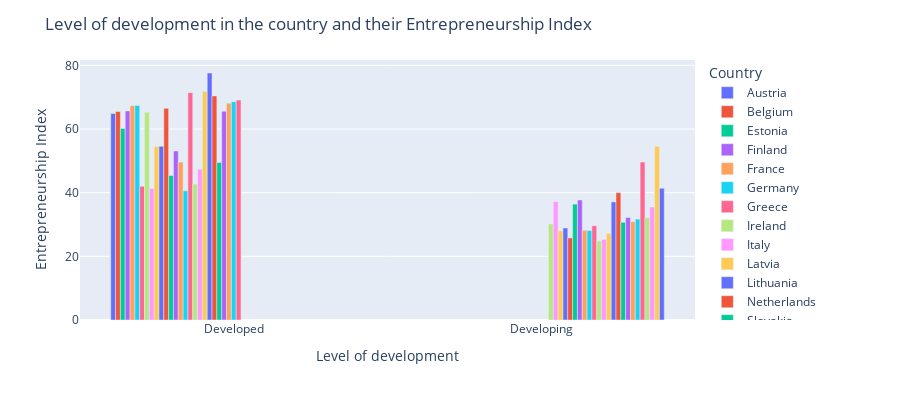

Write notebook code for a chart like this one.
### Code cell
fig = px.bar(women_power, x="Level of development", y="Entrepreneurship Index",
             color='Country', barmode='group',
             height=400)
fig.update_layout(
    title='Level of development in the country and their Entrepreneurship Index')
fig.show()

### Figure 1 — Plotly figure (JSON) as saved in the notebook; plotly's stock layout.template omitted (floating-point values rounded to 4 significant figures)
{"data": [{"alignmentgroup": "True", "hovertemplate": "Country=Austria<br>Level of development=%{x}<br>Entrepreneurship Index=%{y}<extra></extra>", "legendgroup": "Austria", "marker": {"color": "#636efa", "pattern": {"shape": ""}}, "name": "Austria", "offsetgroup": "Austria", "orientation": "v", "showlegend": true, "textposition": "auto", "type": "bar", "x": ["Developed"], "xaxis": "x", "y": [64.9], "yaxis": "y"}, {"alignmentgroup": "True", "hovertemplate": "Country=Belgium<br>Level of development=%{x}<br>Entrepreneurship Index=%{y}<extra></extra>", "legendgroup": "Belgium", "marker": {"color": "#EF553B", "pattern": {"shape": ""}}, "name": "Belgium", "offsetgroup": "Belgium", "orientation": "v", "showlegend": true, "textposition": "auto", "type": "bar", "x": ["Developed"], "xaxis": "x", "y": [65.5], "yaxis": "y"}, {"alignmentgroup": "True", "hovertemplate": "Country=Estonia<br>Level of development=%{x}<br>Entrepreneurship Index=%{y}<extra></extra>", "legendgroup": "Estonia", "marker": {"color": "#00cc96", "pattern": {"shape": ""}}, "name": "Estonia", "offsetgroup": "Estonia", "orientation": "v", "showlegend": true, "textposition": "auto", "type": "bar", "x": ["Developed"], "xaxis": "x", "y": [60.2], "yaxis": "y"}, {"alignmentgroup": "True", "hovertemplate": "Country=Finland<br>Level of development=%{x}<br>Entrepreneurship Index=%{y}<extra></extra>", "legendgroup": "Finland", "marker": {"color": "#ab63fa", "pattern": {"shape": ""}}, "name": "Finland", "offsetgroup": "Finland", "orientation": "v", "showlegend": true, "textposition": "auto", "type": "bar", "x": ["Developed"], "xaxis": "x", "y": [65.7], "yaxis": "y"}, {"alignmentgroup": "True", "hovertemplate": "Country=France<br>Level of development=%{x}<br>Entrepreneurship Index=%{y}<extra></extra>", "legendgroup": "France", "marker": {"color": "#FFA15A", "pattern": {"shape": ""}}, "name": "France", "offsetgroup": "France", "orientation": "v", "showlegend": true, "textposition": "auto", "type": "bar", "x": ["Developed"], "xaxis": "x", "y": [67.3], "yaxis": "y"}, {"alignmentgroup": "True", "hovertemplate": "Country=Germany<br>Level of development=%{x}<br>Entrepreneurship Index=%{y}<extra></extra>", "legendgroup": "Germany", "marker": {"color": "#19d3f3", "pattern": {"shape": ""}}, "name": "Germany", "offsetgroup": "Germany", "orientation": "v", "showlegend": true, "textposition": "auto", "type": "bar", "x": ["Developed"], "xaxis": "x", "y": [67.4], "yaxis": "y"}, {"alignmentgroup": "True", "hovertemplate": "Country=Greece<br>Level of development=%{x}<br>Entrepreneurship Index=%{y}<extra></extra>", "legendgroup": "Greece", "marker": {"color": "#FF6692", "pattern": {"shape": ""}}, "name": "Greece", "offsetgroup": "Greece", "orientation": "v", "showlegend": true, "textposition": "auto", "type": "bar", "x": ["Developed"], "xaxis": "x", "y": [42], "yaxis": "y"}, {"alignmentgroup": "True", "hovertemplate": "Country=Ireland<br>Level of development=%{x}<br>Entrepreneurship Index=%{y}<extra></extra>", "legendgroup": "Ireland", "marker": {"color": "#B6E880", "pattern": {"shape": ""}}, "name": "Ireland", "offsetgroup": "Ireland", "orientation": "v", "showlegend": true, "textposition": "auto", "type": "bar", "x": ["Developed"], "xaxis": "x", "y": [65.3], "yaxis": "y"}, {"alignmentgroup": "True", "hovertemplate": "Country=Italy<br>Level of development=%{x}<br>Entrepreneurship Index=%{y}<extra></extra>", "legendgroup": "Italy", "marker": {"color": "#FF97FF", "pattern": {"shape": ""}}, "name": "Italy", "offsetgroup": "Italy", "orientation": "v", "showlegend": true, "textposition": "auto", "type": "bar", "x": ["Developed"], "xaxis": "x", "y": [41.3], "yaxis": "y"}, {"alignmentgroup": "True", "hovertemplate": "Country=Latvia<br>Level of development=%{x}<br>Entrepreneurship Index=%{y}<extra></extra>", "legendgroup": "Latvia", "marker": {"color": "#FECB52", "pattern": {"shape": ""}}, "name": "Latvia", "offsetgroup": "Latvia", "orientation": "v", "showlegend": true, "textposition": "auto", "type": "bar", "x": ["Developed"], "xaxis": "x", "y": [54.5], "yaxis": "y"}, {"alignmentgroup": "True", "hovertemplate": "Country=Lithuania<br>Level of development=%{x}<br>Entrepreneurship Index=%{y}<extra></extra>", "legendgroup": "Lithuania", "marker": {"color": "#636efa", "pattern": {"shape": ""}}, "name": "Lithuania", "offsetgroup": "Lithuania", "orientation": "v", "showlegend": true, "textposition": "auto", "type": "bar", "x": ["Developed"], "xaxis": "x", "y": [54.6], "yaxis": "y"}, {"alignmentgroup": "True", "hovertemplate": "Country=Netherlands<br>Level of development=%{x}<br>Entrepreneurship Index=%{y}<extra></extra>", "legendgroup": "Netherlands", "marker": {"color": "#EF553B", "pattern": {"shape": ""}}, "name": "Netherlands", "offsetgroup": "Netherlands", "orientation": "v", "showlegend": true, "textposition": "auto", "type": "bar", "x": ["Developed"], "xaxis": "x", "y": [66.5], "yaxis": "y"}, {"alignmentgroup": "True", "hovertemplate": "Country=Slovakia<br>Level of development=%{x}<br>Entrepreneurship Index=%{y}<extra></extra>", "legendgroup": "Slovakia", "marker": {"color": "#00cc96", "pattern": {"shape": ""}}, "name": "Slovakia", "offsetgroup": "Slovakia", "orientation": "v", "showlegend": true, "textposition": "auto", "type": "bar", "x": ["Developed"], "xaxis": "x", "y": [45.4], "yaxis": "y"}, {"alignmentgroup": "True", "hovertemplate": "Country=Slovenia<br>Level of development=%{x}<br>Entrepreneurship Index=%{y}<extra></extra>", "legendgroup": "Slovenia", "marker": {"color": "#ab63fa", "pattern": {"shape": ""}}, "name": "Slovenia", "offsetgroup": "Slovenia", "orientation": "v", "showlegend": true, "textposition": "auto", "type": "bar", "x": ["Developed"], "xaxis": "x", "y": [53.1], "yaxis": "y"}, {"alignmentgroup": "True", "hovertemplate": "Country=Spain<br>Level of development=%{x}<br>Entrepreneurship Index=%{y}<extra></extra>", "legendgroup": "Spain", "marker": {"color": "#FFA15A", "pattern": {"shape": ""}}, "name": "Spain", "offsetgroup": "Spain", "orientation": "v", "showlegend": true, "textposition": "auto", "type": "bar", "x": ["Developed"], "xaxis": "x", "y": [49.6], "yaxis": "y"}, {"alignmentgroup": "True", "hovertemplate": "Country=Croatia<br>Level of development=%{x}<br>Entrepreneurship Index=%{y}<extra></extra>", "legendgroup": "Croatia", "marker": {"color": "#19d3f3", "pattern": {"shape": ""}}, "name": "Croatia", "offsetgroup": "Croatia", "orientation": "v", "showlegend": true, "textposition": "auto", "type": "bar", "x": ["Developed"], "xaxis": "x", "y": [40.6], "yaxis": "y"}, {"alignmentgroup": "True", "hovertemplate": "Country=Denmark<br>Level of development=%{x}<br>Entrepreneurship Index=%{y}<extra></extra>", "legendgroup": "Denmark", "marker": {"color": "#FF6692", "pattern": {"shape": ""}}, "name": "Denmark", "offsetgroup": "Denmark", "orientation": "v", "showlegend": true, "textposition": "auto", "type": "bar", "x": ["Developed"], "xaxis": "x", "y": [71.4], "yaxis": "y"}, {"alignmentgroup": "True", "hovertemplate": "Country=Hungary<br>Level of development=%{x}<br>Entrepreneurship Index=%{y}<extra></extra>", "legendgroup": "Hungary", "marker": {"color": "#B6E880", "pattern": {"shape": ""}}, "name": "Hungary", "offsetgroup": "Hungary", "orientation": "v", "showlegend": true, "textposition": "auto", "type": "bar", "x": ["Developed"], "xaxis": "x", "y": [42.7], "yaxis": "y"}, {"alignmentgroup": "True", "hovertemplate": "Country=Poland<br>Level of development=%{x}<br>Entrepreneurship Index=%{y}<extra></extra>", "legendgroup": "Poland", "marker": {"color": "#FF97FF", "pattern": {"shape": ""}}, "name": "Poland", "offsetgroup": "Poland", "orientation": "v", "showlegend": true, "textposition": "auto", "type": "bar", "x": ["Developed"], "xaxis": "x", "y": [47.4], "yaxis": "y"}, {"alignmentgroup": "True", "hovertemplate": "Country=Sweden<br>Level of development=%{x}<br>Entrepreneurship Index=%{y}<extra></extra>", "legendgroup": "Sweden", "marker": {"color": "#FECB52", "pattern": {"shape": ""}}, "name": "Sweden", "offsetgroup": "Sweden", "orientation": "v", "showlegend": true, "textposition": "auto", "type": "bar", "x": ["Developed"], "xaxis": "x", "y": [71.8], "yaxis": "y"}, {"alignmentgroup": "True", "hovertemplate": "Country=Australia<br>Level of development=%{x}<br>Entrepreneurship Index=%{y}<extra></extra>", "legendgroup": "Australia", "marker": {"color": "#636efa", "pattern": {"shape": ""}}, "name": "Australia", "offsetgroup": "Australia", "orientation": "v", "showlegend": true, "textposition": "auto", "type": "bar", "x": ["Developed"], "xaxis": "x", "y": [77.6], "yaxis": "y"}, {"alignmentgroup": "True", "hovertemplate": "Country=Iceland<br>Level of development=%{x}<br>Entrepreneurship Index=%{y}<extra></extra>", "legendgroup": "Iceland", "marker": {"color": "#EF553B", "pattern": {"shape": ""}}, "name": "Iceland", "offsetgroup": "Iceland", "orientation": "v", "showlegend": true, "textposition": "auto", "type": "bar", "x": ["Developed"], "xaxis": "x", "y": [70.4], "yaxis": "y"}, {"alignmentgroup": "True", "hovertemplate": "Country=Japan<br>Level of development=%{x}<br>Entrepreneurship Index=%{y}<extra></extra>", "legendgroup": "Japan", "marker": {"color": "#00cc96", "pattern": {"shape": ""}}, "name": "Japan", "offsetgroup": "Japan", "orientation": "v", "showlegend": true, "textposition": "auto", "type": "bar", "x": ["Developed"], "xaxis": "x", "y": [49.5], "yaxis": "y"}, {"alignmentgroup": "True", "hovertemplate": "Country=Norway<br>Level of development=%{x}<br>Entrepreneurship Index=%{y}<extra></extra>", "legendgroup": "Norway", "marker": {"color": "#ab63fa", "pattern": {"shape": ""}}, "name": "Norway", "offsetgroup": "Norway", "orientation": "v", "showlegend": true, "textposition": "auto", "type": "bar", "x": ["Developed"], "xaxis": "x", "y": [65.6], "yaxis": "y"}, {"alignmentgroup": "True", "hovertemplate": "Country=Singapore<br>Level of development=%{x}<br>Entrepreneurship Index=%{y}<extra></extra>", "legendgroup": "Singapore", "marker": {"color": "#FFA15A", "pattern": {"shape": ""}}, "name": "Singapore", "offsetgroup": "Singapore", "orientation": "v", "showlegend": true, "textposition": "auto", "type": "bar", "x": ["Developed"], "xaxis": "x", "y": [68.1], "yaxis": "y"}, {"alignmentgroup": "True", "hovertemplate": "Country=Switzerland<br>Level of development=%{x}<br>Entrepreneurship Index=%{y}<extra></extra>", "legendgroup": "Switzerland", "marker": {"color": "#19d3f3", "pattern": {"shape": ""}}, "name": "Switzerland", "offsetgroup": "Switzerland", "orientation": "v", "showlegend": true, "textposition": "auto", "type": "bar", "x": ["Developed"], "xaxis": "x", "y": [68.6], "yaxis": "y"}, {"alignmentgroup": "True", "hovertemplate": "Country=Taiwan<br>Level of development=%{x}<br>Entrepreneurship Index=%{y}<extra></extra>", "legendgroup": "Taiwan", "marker": {"color": "#FF6692", "pattern": {"shape": ""}}, "name": "Taiwan", "offsetgroup": "Taiwan", "orientation": "v", "showlegend": true, "textposition": "auto", "type": "bar", "x": ["Developed"], "xaxis": "x", "y": [69.1], "yaxis": "y"}, {"alignmentgroup": "True", "hovertemplate": "Country=Algeria<br>Level of development=%{x}<br>Entrepreneurship Index=%{y}<extra></extra>", "legendgroup": "Algeria", "marker": {"color": "#B6E880", "pattern": {"shape": ""}}, "name": "Algeria", "offsetgroup": "Algeria", "orientation": "v", "showlegend": true, "textposition": "auto", "type": "bar", "x": ["Developing"], "xaxis": "x", "y": [30.2], "yaxis": "y"}, {"alignmentgroup": "True", "hovertemplate": "Country=Argentina<br>Level of development=%{x}<br>Entrepreneurship Index=%{y}<extra></extra>", "legendgroup": "Argentina", "marker": {"color": "#FF97FF", "pattern": {"shape": ""}}, "name": "Argentina", "offsetgroup": "Argentina", "orientation": "v", "showlegend": true, "textposition": "auto", "type": "bar", "x": ["Developing"], "xaxis": "x", "y": [37.2], "yaxis": "y"}, {"alignmentgroup": "True", "hovertemplate": "Country=Bolivia<br>Level of development=%{x}<br>Entrepreneurship Index=%{y}<extra></extra>", "legendgroup": "Bolivia", "marker": {"color": "#FECB52", "pattern": {"shape": ""}}, "name": "Bolivia", "offsetgroup": "Bolivia", "orientation": "v", "showlegend": true, "textposition": "auto", "type": "bar", "x": ["Developing"], "xaxis": "x", "y": [28], "yaxis": "y"}, {"alignmentgroup": "True", "hovertemplate": "Country=Bosnia and Herzegovina<br>Level of development=%{x}<br>Entrepreneurship Index=%{y}<extra></extra>", "legendgroup": "Bosnia and Herzegovina", "marker": {"color": "#636efa", "pattern": {"shape": ""}}, "name": "Bosnia and Herzegovina", "offsetgroup": "Bosnia and Herzegovina", "orientation": "v", "showlegend": true, "textposition": "auto", "type": "bar", "x": ["Developing"], "xaxis": "x", "y": [28.9], "yaxis": "y"}, {"alignmentgroup": "True", "hovertemplate": "Country=Brazil<br>Level of development=%{x}<br>Entrepreneurship Index=%{y}<extra></extra>", "legendgroup": "Brazil", "marker": {"color": "#EF553B", "pattern": {"shape": ""}}, "name": "Brazil", "offsetgroup": "Brazil", "orientation": "v", "showlegend": true, "textposition": "auto", "type": "bar", "x": ["Developing"], "xaxis": "x", "y": [25.8], "yaxis": "y"}, {"alignmentgroup": "True", "hovertemplate": "Country=China<br>Level of development=%{x}<br>Entrepreneurship Index=%{y}<extra></extra>", "legendgroup": "China", "marker": {"color": "#00cc96", "pattern": {"shape": ""}}, "name": "China", "offsetgroup": "China", "orientation": "v", "showlegend": true, "textposition": "auto", "type": "bar", "x": ["Developing"], "xaxis": "x", "y": [36.4], "yaxis": "y"}, {"alignmentgroup": "True", "hovertemplate": "Country=Costa Rica<br>Level of development=%{x}<br>Entrepreneurship Index=%{y}<extra></extra>", "legendgroup": "Costa Rica", "marker": {"color": "#ab63fa", "pattern": {"shape": ""}}, "name": "Costa Rica", "offsetgroup": "Costa Rica", "orientation": "v", "showlegend": true, "textposition": "auto", "type": "bar", "x": ["Developing"], "xaxis": "x", "y": [37.7], "yaxis": "y"}, {"alignmentgroup": "True", "hovertemplate": "Country=Ecuador<br>Level of development=%{x}<br>Entrepreneurship Index=%{y}<extra></extra>", "legendgroup": "Ecuador", "marker": {"color": "#FFA15A", "pattern": {"shape": ""}}, "name": "Ecuador", "offsetgroup": "Ecuador", "orientation": "v", "showlegend": true, "textposition": "auto", "type": "bar", "x": ["Developing"], "xaxis": "x", "y": [28.2], "yaxis": "y"}, {"alignmentgroup": "True", "hovertemplate": "Country=Egypt<br>Level of development=%{x}<br>Entrepreneurship Index=%{y}<extra></extra>", "legendgroup": "Egypt", "marker": {"color": "#19d3f3", "pattern": {"shape": ""}}, "name": "Egypt", "offsetgroup": "Egypt", "orientation": "v", "showlegend": true, "textposition": "auto", "type": "bar", "x": ["Developing"], "xaxis": "x", "y": [28.1], "yaxis": "y"}, {"alignmentgroup": "True", "hovertemplate": "Country=El Salvador<br>Level of development=%{x}<br>Entrepreneurship Index=%{y}<extra></extra>", "legendgroup": "El Salvador", "marker": {"color": "#FF6692", "pattern": {"shape": ""}}, "name": "El Salvador", "offsetgroup": "El Salvador", "orientation": "v", "showlegend": true, "textposition": "auto", "type": "bar", "x": ["Developing"], "xaxis": "x", "y": [29.6], "yaxis": "y"}, {"alignmentgroup": "True", "hovertemplate": "Country=Ghana<br>Level of development=%{x}<br>Entrepreneurship Index=%{y}<extra></extra>", "legendgroup": "Ghana", "marker": {"color": "#B6E880", "pattern": {"shape": ""}}, "name": "Ghana", "offsetgroup": "Ghana", "orientation": "v", "showlegend": true, "textposition": "auto", "type": "bar", "x": ["Developing"], "xaxis": "x", "y": [24.8], "yaxis": "y"}, {"alignmentgroup": "True", "hovertemplate": "Country=India<br>Level of development=%{x}<br>Entrepreneurship Index=%{y}<extra></extra>", "legendgroup": "India", "marker": {"color": "#FF97FF", "pattern": {"shape": ""}}, "name": "India", "offsetgroup": "India", "orientation": "v", "showlegend": true, "textposition": "auto", "type": "bar", "x": ["Developing"], "xaxis": "x", "y": [25.3], "yaxis": "y"}, {"alignmentgroup": "True", "hovertemplate": "Country=Jamaica<br>Level of development=%{x}<br>Entrepreneurship Index=%{y}<extra></extra>", "legendgroup": "Jamaica", "marker": {"color": "#FECB52", "pattern": {"shape": ""}}, "name": "Jamaica", "offsetgroup": "Jamaica", "orientation": "v", "showlegend": true, "textposition": "auto", "type": "bar", "x": ["Developing"], "xaxis": "x", "y": [27.2], "yaxis": "y"}, {"alignmentgroup": "True", "hovertemplate": "Country=Macedonia<br>Level of development=%{x}<br>Entrepreneurship Index=%{y}<extra></extra>", "legendgroup": "Macedonia", "marker": {"color": "#636efa", "pattern": {"shape": ""}}, "name": "Macedonia", "offsetgroup": "Macedonia", "orientation": "v", "showlegend": true, "textposition": "auto", "type": "bar", "x": ["Developing"], "xaxis": "x", "y": [37.1], "yaxis": "y"}, {"alignmentgroup": "True", "hovertemplate": "Country=Malaysia<br>Level of development=%{x}<br>Entrepreneurship Index=%{y}<extra></extra>", "legendgroup": "Malaysia", "marker": {"color": "#EF553B", "pattern": {"shape": ""}}, "name": "Malaysia", "offsetgroup": "Malaysia", "orientation": "v", "showlegend": true, "textposition": "auto", "type": "bar", "x": ["Developing"], "xaxis": "x", "y": [40], "yaxis": "y"}, {"alignmentgroup": "True", "hovertemplate": "Country=Mexico<br>Level of development=%{x}<br>Entrepreneurship Index=%{y}<extra></extra>", "legendgroup": "Mexico", "marker": {"color": "#00cc96", "pattern": {"shape": ""}}, "name": "Mexico", "offsetgroup": "Mexico", "orientation": "v", "showlegend": true, "textposition": "auto", "type": "bar", "x": ["Developing"], "xaxis": "x", "y": [30.7], "yaxis": "y"}, {"alignmentgroup": "True", "hovertemplate": "Country=Panama<br>Level of development=%{x}<br>Entrepreneurship Index=%{y}<extra></extra>", "legendgroup": "Panama", "marker": {"color": "#ab63fa", "pattern": {"shape": ""}}, "name": "Panama", "offsetgroup": "Panama", "orientation": "v", "showlegend": true, "textposition": "auto", "type": "bar", "x": ["Developing"], "xaxis": "x", "y": [32.2], "yaxis": "y"}, {"alignmentgroup": "True", "hovertemplate": "Country=Peru<br>Level of development=%{x}<br>Entrepreneurship Index=%{y}<extra></extra>", "legendgroup": "Peru", "marker": {"color": "#FFA15A", "pattern": {"shape": ""}}, "name": "Peru", "offsetgroup": "Peru", "orientation": "v", "showlegend": true, "textposition": "auto", "type": "bar", "x": ["Developing"], "xaxis": "x", "y": [30.9], "yaxis": "y"}, {"alignmentgroup": "True", "hovertemplate": "Country=Russia<br>Level of development=%{x}<br>Entrepreneurship Index=%{y}<extra></extra>", "legendgroup": "Russia", "marker": {"color": "#19d3f3", "pattern": {"shape": ""}}, "name": "Russia", "offsetgroup": "Russia", "orientation": "v", "showlegend": true, "textposition": "auto", "type": "bar", "x": ["Developing"], "xaxis": "x", "y": [31.7], "yaxis": "y"}, {"alignmentgroup": "True", "hovertemplate": "Country=Saudi Arabia<br>Level of development=%{x}<br>Entrepreneurship Index=%{y}<extra></extra>", "legendgroup": "Saudi Arabia", "marker": {"color": "#FF6692", "pattern": {"shape": ""}}, "name": "Saudi Arabia", "offsetgroup": "Saudi Arabia", "orientation": "v", "showlegend": true, "textposition": "auto", "type": "bar", "x": ["Developing"], "xaxis": "x", "y": [49.6], "yaxis": "y"}, {"alignmentgroup": "True", "hovertemplate": "Country=Thailand<br>Level of development=%{x}<br>Entrepreneurship Index=%{y}<extra></extra>", "legendgroup": "Thailand", "marker": {"color": "#B6E880", "pattern": {"shape": ""}}, "name": "Thailand", "offsetgroup": "Thailand", "orientation": "v", "showlegend": true, "textposition": "auto", "type": "bar", "x": ["Developing"], "xaxis": "x", "y": [32.1], "yaxis": "y"}, {"alignmentgroup": "True", "hovertemplate": "Country=Tunisia<br>Level of development=%{x}<br>Entrepreneurship Index=%{y}<extra></extra>", "legendgroup": "Tunisia", "marker": {"color": "#FF97FF", "pattern": {"shape": ""}}, "name": "Tunisia", "offsetgroup": "Tunisia", "orientation": "v", "showlegend": true, "textposition": "auto", "type": "bar", "x": ["Developing"], "xaxis": "x", "y": [35.5], "yaxis": "y"}, {"alignmentgroup": "True", "hovertemplate": "Country=Turkey<br>Level of development=%{x}<br>Entrepreneurship Index=%{y}<extra></extra>", "legendgroup": "Turkey", "marker": {"color": "#FECB52", "pattern": {"shape": ""}}, "name": "Turkey", "offsetgroup": "Turkey", "orientation": "v", "showlegend": true, "textposition": "auto", "type": "bar", "x": ["Developing"], "xaxis": "x", "y": [54.6], "yaxis": "y"}, {"alignmentgroup": "True", "hovertemplate": "Country=Uruguay<br>Level of development=%{x}<br>Entrepreneurship Index=%{y}<extra></extra>", "legendgroup": "Uruguay", "marker": {"color": "#636efa", "pattern": {"shape": ""}}, "name": "Uruguay", "offsetgroup": "Uruguay", "orientation": "v", "showlegend": true, "textposition": "auto", "type": "bar", "x": ["Developing"], "xaxis": "x", "y": [41.4], "yaxis": "y"}], "layout": {"barmode": "group", "height": 400, "legend": {"title": {"text": "Country"}, "tracegroupgap": 0}, "margin": {"t": 60}, "title": {"text": "Level of development in the country and their Entrepreneurship Index"}, "xaxis": {"anchor": "y", "domain": [0, 1], "title": {"text": "Level of development"}}, "yaxis": {"anchor": "x", "domain": [0, 1], "title": {"text": "Entrepreneurship Index"}}}}
